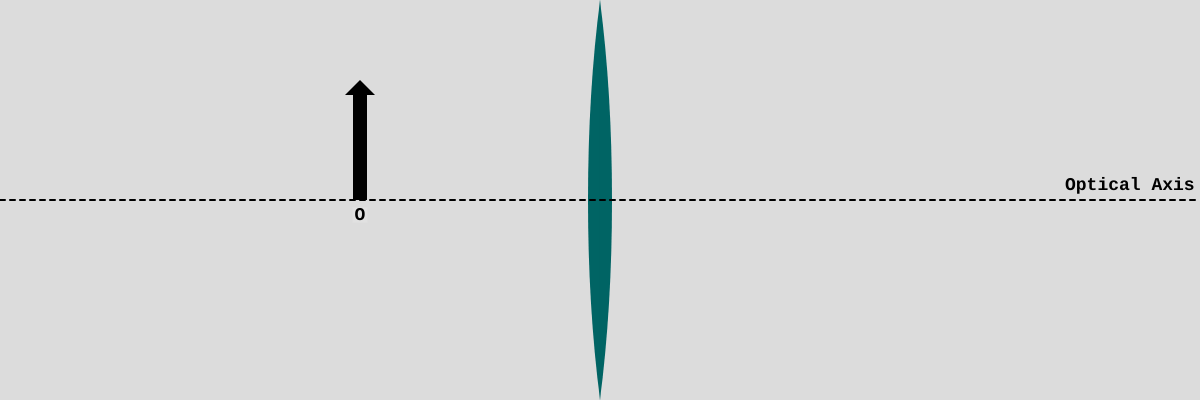
Frame 1 (no input)
Frame 60 (no input): identical to frame 1, image omitted
Frame 120 (the mouse pressed at the canvas centre since frame 60): identical to frame 1, image omitted

The p5.js sketch that drew this single still picture (run headless with seeded random() and noise() and a simulated clock; from frame 60 on, the mouse is pressed at the canvas centre):

// p5.js sketch
// ── sketch.js
let L;
let O;
let I;
let mouseState;
let tex;

let focalSelect;
let typeSelect;
let virtualSelect;
let imageSelect;
let incidentSelect;
let outgoingSelect;
let gridSelect;
let principleSelect;
let allSelect;
let focusSelect;
let zoomSelect;
let triangle1Select;
let triangle2Select;
let button;


let showTriangle1;
let showTriangle2;
let showVirtual;
let showPrinciple;
let showAll;
let showFocus;
let showZoom;
let showImage;

let mouseCounter = 0;

function setup() {
  textFont("Courier New");
  textStyle(BOLD);
  textSize(18);
  createCanvas(windowWidth, 400);
  L = new lens(width/2, 60);
  O = new object(width/2-240, 120, 'O');
  s = L.x-O.x;
  sp = 1/(1/L.f-1/s);
  hp = -O.h*sp/s;
  I = new object(sp+width/2, hp, 'I');
  
  focalSelect = createSelect();
  focalSelect.option('Converging');
  focalSelect.option('Diverging');
  focalSelect.selected('Converging');
  focalSelect.style('font-family','monospace')
  focalSelect.style('font-weight','bold')
  
  typeSelect = createSelect();
  typeSelect.option('Lens');
  typeSelect.option('Mirror');
  typeSelect.style('font-family','monospace')
  typeSelect.style('font-weight','bold')
  
  allSelect = createCheckbox('Show All');
  allSelect.style('font-family', 'monospace');
  allSelect.style('font-weight', 'bold');
  
  focusSelect = createCheckbox('Show Focused');
  focusSelect.style('font-family', 'monospace');
  focusSelect.style('font-weight', 'bold');
  
  zoomSelect = createCheckbox('Show Zoomed');
  zoomSelect.style('font-family', 'monospace');
  zoomSelect.style('font-weight', 'bold');
  
  
  principleSelect = createCheckbox('Show Principal');
  principleSelect.style('font-family', 'monospace');
  principleSelect.style('font-weight', 'bold');
  
  virtualSelect = createCheckbox('Show Virtual');
  virtualSelect.style('font-family','monospace')
  virtualSelect.style('font-weight','bold')
  
  imageSelect = createCheckbox('Show Image');
  imageSelect.style('font-family','monospace')
  imageSelect.style('font-weight','bold')
  
  gridSelect = createCheckbox('Show Grid Lines');
  gridSelect.style('font-family','monospace')
  gridSelect.style('font-weight','bold')
  
  triangle1Select = createCheckbox('Show Triangle 1');
  triangle1Select.style('font-family','monospace');
  triangle1Select.style('font-weight','bold');
  
  triangle2Select = createCheckbox('Show Triangle 2');
  triangle2Select.style('font-family','monospace');
  triangle2Select.style('font-weight','bold');
  
}

function draw() {
  mouseState = false;
  showVirtual = virtualSelect.checked();
  showPrinciple = principleSelect.checked();
  showAll = allSelect.checked();
  showFocus = focusSelect.checked();
  showZoom = zoomSelect.checked();
  showImage = imageSelect.checked();
  showTriangle1 = triangle1Select.checked();
  showTriangle2 = triangle2Select.checked();
  
  if (focalSelect.selected() == 'Diverging') {
    L.f = -1.0*abs(L.f);
  } else {
    L.f = abs(L.f);
  }
  
  if (typeSelect.selected() == 'Mirror') {
    L.l = -1;
  } else {
    L.l = 1;
  }
  
  // Refresh Background
  background(220);
  if (!showZoom){
    //mouseCounter = 0;
    if (gridSelect.checked()){
      drawGridLines();
    }

    if (showAll){
      drawRays();
    }

    // "Thin Lens"
    updateImage();
    
    // Draw Lens, Object, Image. Only L and I modify mousestate.
    mouseState |= L.draw();
    
    if (showTriangle1){
      push();
      noStroke();
      fill(80,200,120);
      triangle(O.x,height/2,O.x,height/2-O.h,L.x,height/2);
      pop();
      
      push();
      noStroke();
      fill(120,160,120);
      triangle(I.x,height/2,I.x,height/2-I.h,L.x,height/2);
      pop();
      
      push();
      noFill();
      stroke(0);
      strokeWeight(2);
      let angle = atan2(O.h,L.x-O.x);
      arc(L.x,height/2,60,60,0,angle,OPEN);
      arc(L.x,height/2,60,60,PI,PI+angle,OPEN);
      line(O.x+20,height/2,O.x+20,height/2-15);
      line(O.x,height/2-15,O.x+20,height/2-15);
      line(I.x-20,height/2,I.x-20,height/2+15);
      line(I.x,height/2+15,I.x-20,height/2+15);
      angle = PI/2-angle;
      
      arc(O.x,height/2-O.h,60,60,PI/2-angle,PI/2,OPEN);
      arc(O.x,height/2-O.h,80,80,PI/2-angle,PI/2,OPEN);
      arc(I.x,height/2-I.h,60,60,3*PI/2-angle,3*PI/2,OPEN);
      arc(I.x,height/2-I.h,80,80,3*PI/2-angle,3*PI/2,OPEN);
      
      pop();
    }
    
    if (showTriangle2){
      push();
      noStroke();
      fill(80,200,120);
      triangle(O.x,height/2-O.h,L.x,height/2-O.h,L.x,height/2-I.h);
      fill(120,160,120);
      triangle(L.x-L.f,height/2,L.x,height/2,L.x,height/2-I.h);
      pop();
      
      let angle = abs(atan2(I.h,L.f));
      push();
      noFill();
      stroke(0);
      strokeWeight(2);
      arc(O.x,height/2-O.h,60,60,0,angle,OPEN);
      arc(L.x-L.f,height/2,60,60,0,angle,OPEN);
      
      angle = PI/2-angle;
      arc(L.x,height/2-I.h,60,60,3*PI/2-angle,3*PI/2,OPEN);
      arc(L.x,height/2-I.h,80,80,3*PI/2-angle,3*PI/2,OPEN);
      
      line(L.x-20,height/2-O.h,L.x-20,height/2-O.h+20);
      line(L.x-20,height/2-O.h+20,L.x,height/2-O.h+20);
      
      line(L.x-20,height/2,L.x-20,height/2+20);
      line(L.x-20,height/2+20,L.x,height/2+20);
      
      
      pop();
      
      
      
    }



      // Geometry
    if (!showAll){
      drawRays();
    }
    mouseState |= O.draw();



    if (imageSelect.checked()){
      I.draw();
    }
  } else {
    
    mouseState |= O.draw();
    
    push();
    fill(0,100,100);
    stroke(0, 100, 100);
    let dia = height;
    let rad = dia/2;
    let eps = 1.0;
    arc(L.x+rad*cos(eps),height/2,dia,dia,PI-eps,PI+eps,CHORD);
    
    arc(L.x-rad*cos(eps),height/2,dia,dia,-1*eps,eps,CHORD);
    pop();
    
    if (mouseCounter>3){
      push();
      noFill();
      stroke(0);
      circle(L.x-rad*cos(eps),height/2,dia);
      fill(0);
      circle(L.x-rad*cos(eps),height/2,5);
      pop()
    }
    
    
    if (mouseCounter>1){
      push();
      noFill();
      stroke(0);
      circle(L.x+rad*cos(eps),height/2,dia);
      fill(0)
      stroke(0);
      circle(L.x+rad*cos(eps),height/2,5);
      pop();
    }

    
    // circle intersection
    
    px1 = L.x+rad*cos(eps);
    py1 = height/2-O.h;
    px2 = O.x
    py2 = height/2-O.h;
    cx = L.x+rad*cos(eps);
    cy = height/2;
    //line(px1,py1,px2,py2)
    let p1 = createVector(px1,py1);
    let q1 = createVector(px2,py2);
    let c1 = createVector(cx,cy);
    let collision1 = findCircleLineIntersections(p1,q1,c1,rad,false);
    //print(intersections);
    px1 = O.x;
    px2 = collision1.x;
    // normal axis 1
    py1 = height/2-O.h;
    py2 = collision1.y;
    t = -200;
    
    if (mouseCounter>0){
      push();
      strokeWeight(2);
      stroke(200,50,50);
      line(px1,py1,px2,py2);
      pop();
    }
    
    
    //line(cx,cy,px2,py2);
    t = 200;
    px3 = (1-t)*cx + t*px2;
    py3 = (1-t)*cy + t*py2;
    if (mouseCounter>1){
      push();
      strokeWeight(2);
      stroke(0)
      setLineDash([5, 5]);
      line(cx,cy,px3,py3);
      pop();
    }
    
    V = createVector(px3-cx,py3-cy);
    Q = createVector(px2-px1,py2-py1);
    theta_i = abs(p5.Vector.angleBetween(Q,V));
    theta_r = asin(sin(theta_i)/1.5);
    
    R = p5.Vector.rotate(V,-theta_r);
    px1 = collision1.x;
    py1 = collision1.y;
    px2 = px1 - R.x;
    py2 = py1 - R.y;
    //line(px1,py1,px2,py2);
    
    cx = L.x-rad*cos(eps);
    cy = height/2;
    p1 = createVector(px1,py1);
    q1 = createVector(px2,py2);
    c = createVector(cx,cy);
    let collision2 = findCircleLineIntersections(p1,q1,c,rad,false);
    px1 = collision1.x;
    px2 = collision2.x;
    // normal axis 1
    py1 = collision1.y;
    py2 = collision2.y;
    
    if (mouseCounter>2){
      push();
      strokeWeight(2);
      stroke(200,50,50);
      line(px1,py1,px2,py2);
      pop();
    }
    
    t = 200;
    px3 = (1-t)*cx + t*px2;
    py3 = (1-t)*cy + t*py2;
    if (mouseCounter>3){
      push();
      strokeWeight(2);
      stroke(0)
      setLineDash([5, 5]);
      line(cx,cy,px3,py3);
      pop();
    }
    
    V = createVector(px3-cx,py3-cy);
    Q = createVector(px2-px1,py2-py1);
    theta_i = abs(p5.Vector.angleBetween(Q,V));
    theta_r = asin(1.5*sin(theta_i));
    
    R = p5.Vector.rotate(V,theta_r);
    px1 = collision2.x;
    py1 = collision2.y;
    px2 = px1 + R.x;
    py2 = py1 + R.y;
    
    if (mouseCounter>4){
      push();
      strokeWeight(2);
      stroke(200,50,50);
      line(px1,py1,px2,py2);
      pop();
    }
    
    let n = 1.5
    let R1 = rad;
    let R2 = -1.0*rad;
    let d = 2*rad*cos(eps);
    
    
    let f = 1.0/((n-1)*(1/R1-1/R2+(n-1)*d/(n*R1*R2)));
    
    if (mouseCounter>5){
      push();
      fill(0);
      stroke(0);
      circle(L.x+f,height/2,5);
      noStroke();
      text('F',L.x+abs(f),height/2+20);
      pop();
    }
    
  }
  
  push();
  strokeWeight(2);
  setLineDash([5, 5]);
  stroke(0);
  line(0,height/2,width,height/2);
  pop();
  

  textFont("Courier New");
  textStyle(BOLD);
  text('Optical Axis',width-135,height/2-10);
  //text(mouseCounter, width-90,height/2+30);
  
  
  let vspacing = 18;
  let textstart = 2.2*height/4

  if (showAll){
    push();
    fill(220);
    noStroke();
    rect(0, textstart, 3*L.x/4, height-textstart);
    pop();
  
    push();
    textSize(vspacing-2);
    fill(0);
    noStroke();
    text('Self-luminous, or "perfectly-lit",',10,textstart+vspacing);
    text('objects emanate or reflect light',10,textstart+2*vspacing);
    text('rays in all directions.',10,textstart+3*vspacing);
    text('A converging lens focuses incident rays from an object', 10, textstart+4.5*vspacing);
    text('to a unique point, forming a real image.',10,textstart+5.5*vspacing);
    pop();
  }
  
  if (showFocus){
    push();
    fill(220);
    noStroke();
    rect(0, textstart, 3*L.x/4, height-textstart);
    pop();
  
    push();
    textSize(vspacing-2);
    fill(0);
    noStroke();
    text('A screen placed at the convergence', 10, textstart+vspacing);
    text('of the refracted rays will display an image.', 10, textstart+2*vspacing);
    
    text('Since light travels in straight', 10,textstart+3.5*vspacing);
    text('lines, only the rays which strike', 10,textstart+4.5*vspacing);
    text('the lens will help form the image.',10,textstart+5.5*vspacing);
    pop();
  }
  
  if (showZoom){
    if (mouseCounter<2){
      push();
      fill(220);
      noStroke();
      rect(0, textstart, 3*L.x/4, height-textstart);
      pop();

      push();
      textSize(vspacing-2);
      fill(0);
      noStroke();
      text("Our goal is to reduce the number", 10, textstart+vspacing);
      text('of rays we need to consider.', 10, textstart+2*vspacing);
      text("Let's first consider a ray parallel", 10, textstart+3.5*vspacing);
      text("to the optical axis.", 10, textstart+4.5*vspacing);
      pop();
    }
    if (mouseCounter==2){
      push();
      fill(220);
      noStroke();
      rect(0, textstart, 3*L.x/4, height-textstart);
      pop();

      push();
      textSize(vspacing-2);
      fill(0);
      noStroke();
      text("This ray is incident on a circular", 10, textstart+vspacing);
      text('surface.', 10, textstart+2*vspacing);
      text("The normal of the surface is simply", 10, textstart+3.5*vspacing);
      text("a radial line.", 10, textstart+4.5*vspacing);
      text("If the lens is made of glass (n = 1.5)", 10, textstart+6*vspacing);
      text("will it be refracted towards or away?", 10, textstart+7*vspacing);
      pop();
    }
    
    if (mouseCounter==3){
      push();
      fill(220);
      noStroke();
      rect(0, textstart, 3*L.x/4, height-textstart);
      pop();

      push();
      textSize(vspacing-2);
      fill(0);
      noStroke();
      text("Towards the normal!", 10, textstart+vspacing);
      text('Light is  moving slower within the', 10, textstart+2.5*vspacing);
      text("lens,  so it will seek to covers more", 10, textstart+3.5*vspacing);
      text("distance in air,  where it moves quickly,", 10, textstart+4.5*vspacing);
      text("in order to travel through the lens", 10, textstart+5.5*vspacing);
      text("in the least amount of time.", 10, textstart+6.5*vspacing);
      
      pop();
    }
    
    if (mouseCounter==4){
    push();
    fill(220);
    noStroke();
    rect(0, textstart, 3*L.x/4, height-textstart);
    pop();
  
    push();
    textSize(vspacing-2);
    fill(0);
    noStroke();
      text("Once again, light strikes a circular", 10, textstart+vspacing);
      text('boundary.', 10, textstart+2*vspacing);
      text("Will it be refracted towards or away", 10, textstart+3.5*vspacing);
      text("from the normal?", 10, textstart+4.5*vspacing);
      pop();
    }
    
    if (mouseCounter>4){
    push();
    fill(220);
    noStroke();
    rect(0, textstart, 3*L.x/4, height-textstart);
    pop();
  
    push();
    textSize(vspacing-2);
    fill(0);
    noStroke();
      text("Away!", 10, textstart+vspacing);
      text('Notice how the light intersects the', 10, textstart+2.5*vspacing);
      text("optical axis. If the parallel ray is", 10, textstart+3.5*vspacing);
      text("close to the axis, it always strikes", 10, textstart+4.5*vspacing);
      text("the axis at the same point.", 10, textstart+5.5*vspacing);

      text("This point is the focal point, F.", 10, textstart+7*vspacing);
      pop();
    }
  }
  
  if (showPrinciple){
    push();
    fill(220);
    noStroke();
    rect(0, textstart, 3*L.x/4, height-textstart);
    pop();
  
    push();
    textSize(vspacing-2);
    fill(0);
    noStroke();
    text("There are 3 Principal Rays:", 10, textstart+vspacing);
    text('1. Parallel rays become focused.', 10, textstart+2*vspacing);
    
    if (mouseCounter>0){
      text("2. Focused rays become parallel.",10,textstart+3*vspacing);
    }
    if (mouseCounter>1){
      text("3. The undeflected ray.",10,textstart+4*vspacing);
    }
    pop();
  }
  
  if (showImage){
    push();
    fill(220);
    noStroke();
    rect(0, textstart, 3*L.x/4, height-textstart);
    pop();
  
    push();
    textSize(vspacing-2);
    fill(0);
    noStroke();
    text("Let's define some geometry:",10,textstart+vspacing);
    text("s : Object distance (m)",10,textstart+2*vspacing);
    text("s': Image distance (m)",10,textstart+3*vspacing);
    text("f : focal length (m)",10, textstart+4*vspacing);
    text("h : Object height (m)",10,textstart+5*vspacing);
    text("h': Image height (m)",10, textstart+6*vspacing);
  }
  
  if (showTriangle1 && showPrinciple && showImage){

    push();
    fill(220);
    noStroke();
    rect(0, textstart, 3*L.x/4, height-textstart);
    pop();
  
    push();
    textSize(vspacing-2);
    fill(0);
    noStroke();
    text("There are many triangles in this",10,textstart+vspacing);
    text("drawing. How can we exploit them?",10,textstart+2*vspacing);
    text("Applying the 'X Rule', we can see", 10,textstart+3.5*vspacing);
    text("that the triangles are similar.",10,textstart+4.5*vspacing);
    text("Therefore, M = h\'/h = s\'/s",10,textstart+6*vspacing);
  }
  
  if (showTriangle2 && showPrinciple && showImage){
    push();
    fill(220);
    noStroke();
    rect(0, textstart, 3*L.x/4, height-textstart);
    pop();
  
    push();
    textSize(vspacing-2);
    fill(0);
    noStroke();
    text("Another pair of triangles requires",10,textstart+vspacing);
    text("a little imagination.",10,textstart+2*vspacing);
    text("Notice that the internal angles correspond.", 10, textstart+3.5*vspacing);
    text("Therefore: s/f = (h + h')/h'",10,textstart+5*vspacing);
    text("With a bit of algebra, this yields", 10, textstart+6.5*vspacing);
    text("the thin lens equation:",10,textstart+7.5*vspacing);
    text("1   1   1",10,textstart+8.5*vspacing);
    text("  =   +  ",10,textstart+9*vspacing);
    text("f   s   s'",10,textstart+9.5*vspacing);

    stroke(0);
    strokeWeight(2);
    noFill();
    line(8,textstart+8.8*vspacing,20,textstart+8.8*vspacing);
    line(86,textstart+8.8*vspacing,98,textstart+8.8*vspacing);
    line(48,textstart+8.8*vspacing,60,textstart+8.8*vspacing);
    
    pop();
    
    //text("Therefore: s/f = (h + h')/h'",10,3*height/4+80);
  }
  
  // Interactivity
  if (mouseState){
    cursor('grab');
  } else {
    cursor(ARROW);
  }
}

function mouseClicked(){
  if (mouseY<400){
    if (showZoom || showPrinciple){
      mouseCounter += 1;
    } else {
      mouseCounter = 0;
    }
  } else {
    mouseCounter = 0;
  }
}
  

function findCircleLineIntersections(p,q,c,r,f) {
    p = p5.Vector.sub(p,c);
    q = p5.Vector.sub(q,c);
    
    let d = p5.Vector.sub(q,p);
    let dr = p5.Vector.mag(d);
  
    let D = p.x*q.y - q.x*p.y;
  
    let sgn = 1;
    if (d.y<0){
      sgn = -1;
    }
  
    let disc = sqrt(pow(r,2)*pow(dr,2) - pow(D,2));
  
    let x,y;
    if (!f){
      x = (D*d.y + sgn*d.x*disc)/pow(dr,2);
      y = (-1*D*d.x + abs(d.y)*disc)/pow(dr,2);
    } else {
      x = (D*d.y - sgn*d.x*disc)/pow(dr,2);
      y = (-1*D*d.x - abs(d.y)*disc)/pow(dr,2);
    }
    let collision = createVector(x,y);
    collision = p5.Vector.add(collision, c);
    return collision;
}


function mouseDragged(){
  if (gridSelect.checked()){
    if (L.highlight){
      L.x = round(mouseX/20)*20;
    }
    if (O.highlight){
      O.x = round(mouseX/20)*20;
    }
    if (O.stretch){
      O.h = round(max([height/2-mouseY,20])/20)*20;
    }
    if (L.stretch){
      L.f = max([round(abs(L.x-mouseX)/20)*20,20]);
      if (L.type<0){
        L.f = -1.0*L.f;
      }
    }
  } else {
    if (L.highlight){
      L.x = mouseX;
    }
    if (O.highlight){
      O.x = mouseX;
    }
    if (O.stretch){
      O.h = height/2-mouseY;
    }
    if (L.stretch){
      L.f = abs(L.x-mouseX)
      if (L.type<0){
        L.f = -1.0*L.f;
      }
    }
  }
}


function setLineDash(list) {
  drawingContext.setLineDash(list);
}

function drawGridLines(){
  push();
  strokeWeight(2);
  
  setLineDash([5, 5]); //create the dashed line pattern here
  stroke(200);
  for (let i=0; i<=width; i+=20){
    line(i,0,i,height);
  }
  
  for (let j=0; j<=height; j+=20){
    line(0,j,width,j);
  }
  stroke(0);
  line(0,height/2,width,height/2);
  
  pop();
}


function updateImage(){
  s = L.x-O.x;
  sp = 1/(1/L.f-1/s);
  hp = -O.h*sp/s;
  I.x = L.l*sp + L.x;
  I.h = hp;
}

function drawRays(){
  // Is there a better way... yes. 
  // Have I implemented it? No.
  let px1,px2,py1,py2,px3,py3,t1,t2,t;
  
  if (showAll){
    push();
    strokeWeight(2);
    stroke(200,50,50,80);
    fill(200,50,50);
    for (let i = 0; i<=L.x; i+=20){
      px1 = O.x;
      px2 = i;
      py1 = height/2 - O.h;
      py2 = 0;
      line(px1,py1,px2,py2);
    }
    
    for (let i = 0; i<=height; i+=20){
      px1 = O.x;
      px2 = L.x;
      py1 = height/2 - O.h;
      py2 = i;
      line(px1,py1,px2,py2);
      
      px1 = L.x;
      py1 = i;
      px2 = I.x;
      py2 = height/2-I.h;
      t = 200;
      px3 = (1-t)*px1 + t*px2;
      py3 = (1-t)*py1 + t*py2;
      line(px1,py1,px3,py3);
    }
    
    for (let i = 0; i<=L.x; i+=20){
      px1 = O.x;
      px2 = i;
      py1 = height/2 - O.h;
      py2 = height;
      line(px1,py1,px2,py2);
    }
    
    for (let i = 0; i<=height; i+=20){
      px1 = O.x;
      px2 = 0;
      py1 = height/2 - O.h;
      py2 = i;
      line(px1,py1,px2,py2);
    }
    
    pop();
  }
  
  if (showFocus){
    push();
    strokeWeight(2);
    stroke(200,50,50,120);
    fill(200,50,50);
    
    for (let i = 0; i<=height; i+=20){
      px1 = O.x;
      px2 = L.x;
      py1 = height/2 - O.h;
      py2 = i;
      line(px1,py1,px2,py2);
      
      px1 = L.x;
      py1 = i;
      px2 = I.x;
      py2 = height/2-I.h;
      t = 200;
      px3 = (1-t)*px1 + t*px2;
      py3 = (1-t)*py1 + t*py2;
      line(px1,py1,px3,py3);
    }
    
    pop();
  }
  
  // Principal Ray #1 (Incident; Real)
  if (showPrinciple){
    push();
    strokeWeight(2);
    stroke(200,50,50);
    fill(200,50,50);
    px1 = O.x;
    px2 = L.x;
    py1 = height/2-O.h;
    py2 = height/2-O.h;
    line(px1,py1,px2,py2);
    pop();
  }
  
  if (L.f>0){
    // Principal Ray #1 (Incident; Virtual; Converging)
    if (showVirtual){
      push();
      strokeWeight(2);
      stroke(200,50,50);
      fill(200,50,50);
      px1 = L.x;
      px2 = L.x+abs(L.f);
      py1 = height/2-O.h;
      py2 = height/2;
      t1 = (0-px1)/(px2-px1);
      t2 = (0-py1)/(py2-py1);
      t = min([t1,t2]);
      px2 = (1-t)*px1 + t*px2;
      py2 = (1-t)*py1 + t*py2;
      if (L.l<0){
        px2 = L.x - (px2-L.x);
      }
      setLineDash([5, 5]);
      line(px1,py1,px2,py2);
      pop();
    }

    // Principal Ray #1 (Outgoing; Real; Converging)
    if (showPrinciple){
      push();
      strokeWeight(2);
      stroke(200,50,50);
      fill(200,50,50);
      px1 = L.x;
      px2 = L.x + abs(L.f);
      py1 = height/2 - O.h;
      py2 = height/2;
      t1 = (width-px1)/(px2-px1);
      t2 = (height-py1)/(py2-py1);
      t = min([t1,t2]);
      px2 = (1-t)*px1 + t*px2;
      if (L.l<0){
        px2 = L.x - (px2-L.x);
      }
      py2 = (1-t)*py1 + t*py2;
      line(px1,py1,px2,py2);
      translate(px2,py2);
      rotate(atan2(py2-py1,px2-px1)-PI/2);
      triangle(-5,-10,0,0,5,-10);
      pop();
    }
  } else {
    // Principal Ray #1 (Incident; Virtual; Diverging)
    if (showVirtual){
      push();
      strokeWeight(2);
      stroke(200,50,50);
      fill(200,50,50);
      px1 = L.x;
      px2 = L.x-abs(L.f);
      py1 = height/2-O.h;
      py2 = height/2;
      t1 = (0-px1)/(px2-px1);
      t2 = (height-py1)/(py2-py1);
      t = min([t1,t2]);
      px2 = (1-t)*px1 + t*px2;
      py2 = (1-t)*py1 + t*py2;
      if (L.l<0){
        px2 = L.x - (px2-L.x);
      }
      setLineDash([5, 5]);
      line(px1,py1,px2,py2);
      pop();
    }
    
    // Principal Ray #1 (Outgoing; Real; Converging)
    if (showPrinciple){
      push();
      strokeWeight(2);
      stroke(200,50,50);
      fill(200,50,50);
      px1 = L.x - abs(L.f);
      px2 = L.x;
      py1 = height/2;
      py2 = height/2-O.h;
      t1 = (width-px1)/(px2-px1);
      t2 = (0-py1)/(py2-py1);
      t = min([t1,t2]);
      px3 = (1-t)*px1 + t*px2;
      py3 = (1-t)*py1 + t*py2;
      if (L.l<0){
        px3 = L.x - (px3-L.x);
      }
      line(px2,py2,px3,py3);
      translate(px3,py3);
      rotate(atan2(py3-py2,px3-px2)-PI/2);
      triangle(-5,-10,0,0,5,-10);
      pop();
    }
  }

  if (L.f>0){
    if (showPrinciple && mouseCounter>0){
      // focused ray -> parallel
      push();
      strokeWeight(2);
      stroke(200, 50, 50);
      fill(200, 50, 50);
      px1 = O.x;
      px2 = L.x-abs(L.f);
      py1 = height/2-O.h;
      py2 = height/2;
      t = (L.x-px1)/(px2-px1);
      px2 = (1-t)*px1 + t*px2;
      py2 = (1-t)*py1 + t*py2;
      line(px1,py1,px2,py2);
      if (L.l<0){
        line(L.x,py2,0,py2);
        translate(0,py2);
        rotate(atan2(0,-1*L.x)-PI/2);
        triangle(-5,-10,0,0,5,-10);
      } else {
        line(px2,py2,width,py2);
        translate(width,py2);
        rotate(atan2(0,width-px1)-PI/2);
        triangle(-5,-10,0,0,5,-10);
      }
    
      pop();
    }

    if (showVirtual){
      push();
      strokeWeight(2);
      stroke(200, 50, 50);
      fill(200, 50, 50);
      setLineDash([5, 5]);
      if (L.l<0){
        line(L.x,py2,width,py2);
      } else {
        line(0,py2,px2,py2);
      }
      setLineDash([1,0]);
      pop();
    }
  } else {
    if (showPrinciple && mouseCounter>0){
      // focused ray -> parallel
      push();
      strokeWeight(2);
      stroke(200, 50, 50);
      fill(200, 50, 50);
      px1 = O.x;
      px2 = L.x+abs(L.f);
      py1 = height/2-O.h;
      py2 = height/2;
      t = (L.x-px1)/(px2-px1);
      px3 = (1-t)*px1 + t*px2;
      py3 = (1-t)*py1 + t*py2;
    
      if (L.l<0){
        px4 = 0;
      } else {
        px4 = width;
      }
      py4 = py3;

      line(px1,py1,px3,py3);
      line(px3,py3,px4,py4);
      translate(px4,py4);
      rotate(atan2(0,px4-px3)-PI/2);
      triangle(-5,-10,0,0,5,-10);
      pop();
    }
    
    if (showVirtual){
      push();
      strokeWeight(2);
      stroke(200, 50, 50);
      fill(200, 50, 50);
      setLineDash([5, 5]);
      if (L.l<0){
        px4 = width;
      } else {
        px4 = 0;
      }
      line(px3,py3,px4,py4);
      setLineDash([1,0]);
      pop();
    }
  }
  
  if (showPrinciple && mouseCounter>1){
    // undeflected ray
    push();
    strokeWeight(2);
    stroke(200, 50, 50);
    fill(200, 50, 50);
    px1 = O.x;
    py1 = height/2-O.h;
    px2 = L.x;
    py2 = height/2;
    line(px1,py1,px2,py2);

    t1 = (width-px1)/(px2-px1);
    t2 = (height-py1)/(py2-py1);
    t = min([t1,t2]);

    px3 = (1-t)*px1 + t*px2;
    py3 = (1-t)*py1 + t*py2;
    if (L.l<0){
      px3 = L.x - (px3-L.x);
    }
    line(px2,py2,px3,py3);
    translate(px3,py3);
    rotate(atan2(py3-py2,px3-px2)-PI/2);
    triangle(-5,-10,0,0,5,-10);
    pop();
  }

  if (showVirtual){
    push();
    strokeWeight(2);
    stroke(200, 50, 50);
    fill(200, 50, 50);
    if (L.l>0){
      px1 = O.x;
      px2 = L.x;
      py1 = height/2-O.h;
      py2 = height/2;
      t1 = (0-px1)/(px2-px1);
      t2 = (0-py1)/(py2-py1);
      t = min([t1,t2]);
      px3 = (1-t)*px1 + t*px2;
      py3 = (1-t)*py1 + t*py2;
    } else {
      px1 = px2;
      py1 = py2;
      px2 = px3;
      py2 = py3;
      t1 = (width-px1)/(px2-px1);
      t2 = (0-py1)/(py2-py1);
      t = min([t1,t2]);
      px3 = (1-t)*px1 + t*px2;
      py3 = (1-t)*py1 + t*py2;
    }
    setLineDash([5, 5]);
    line(px1,py1,px3,py3);
    setLineDash([1,0]);
    pop();
  }
  
  if (showImage){
    push();
    stroke(0);
    strokeWeight(2);
    noFill()
    line(O.x, height/2-O.h-20, L.x,height/2-O.h-20);
    line(L.x, height/2-O.h-25, L.x, height/2-O.h-15);
    line(O.x, height/2-O.h-25, O.x, height/2-O.h-15);
    
    line(I.x, height/2-I.h+20, L.x,height/2-I.h+20);
    line(L.x, height/2-I.h+25, L.x, height/2-I.h+15);
    line(I.x, height/2-I.h+25, I.x, height/2-I.h+15);
    
    line(L.x-L.f, height/2+O.h, L.x, height/2+O.h);
    line(L.x, height/2+O.h-5, L.x, height/2+O.h+5);
    line(L.x-L.f, height/2+O.h-5, L.x-L.f, height/2+O.h+5);
    
    line(O.x-20,height/2,O.x-20,height/2-O.h);
    line(O.x-25,height/2,O.x-15,height/2);
    line(O.x-25,height/2-O.h,O.x-15,height/2-O.h);


    line(I.x+20,height/2,I.x+20,height/2-I.h);
    line(I.x+25,height/2,I.x+15,height/2);
    line(I.x+25,height/2-I.h,I.x+15,height/2-I.h);
    pop();
    
    push();
    textAlign(CENTER, CENTER);
    noStroke();
    fill(0);
    let cs = (L.x-O.x)/2 + O.x;
    text('s', cs, height/2-O.h-35);
    let csp = (I.x-L.x)/2 + L.x;
    text('s\'',csp,height/2-I.h+35);
    let csf = L.x - L.f/2;
    text('f',csf,height/2+O.h+15);
    let ch = height/2 - O.h/2;
    text('h',O.x-35,ch);
    let chp = height/2 - I.h/2;
    text('h\'',I.x+35,chp);
    pop();
  }
}

// ── lens.js
class lens {
  constructor(x,f,l){
    this.x = x;
    this.f = f;
    if (this.f>0){
      this.type = 1;
    } else {
      this.type = -1;
    }
    this.l = 1;
    this.highlight = false;
  }
  
  draw(){
    if (this.l>0){
      push();
      fill(0,100,100);
      noStroke();
      if (this.f>0){
        arc(this.x+78,200,180,800,PI-1.2,PI+1.2,CHORD);
        arc(this.x-78,200,180,800,-1.2,1.2,CHORD);
      } else {
        rectMode(CORNERS)
        rect(this.x-15,0,this.x+15,height);
        fill(220);
        let f = 4;
        arc(this.x+f*width/2+5,height/2,f*width,f*width,PI-0.12,PI+0.12,CHORD);
        //arc(this.x-91,200,180,800,-1.2,1.2,CHORD);
        arc(this.x-f*width/2-5,height/2,f*width,f*width,-0.12,0.12,CHORD);
      }
      pop();
    } else {
      push();
      noFill()
      strokeWeight(2);
      if (this.f>0){
        arc(this.x-90,200,180,800,-1.2,1.2,OPEN);
      } else {
        arc(this.x+90,200,180,800,PI-1.2,PI+1.2,OPEN);
      }
      pop();
      
    }
    
    
    if (showPrinciple){
      push();
      textAlign(CENTER);
      rectMode(CENTER);
      fill(225);
      noStroke()
      rect(this.x-abs(this.f),height/2+15,15,15);
      rect(this.x+abs(this.f),height/2+15,15,15);
      fill(0);
      noStroke();
      // near focal point
      circle(this.x-abs(this.f),height/2,10);
      text('F',this.x-abs(this.f),height/2+20);
      circle(this.x+abs(this.f),height/2,10);
      text('F',this.x+abs(this.f),height/2+20);
      pop();
    }
    
    if ((abs(mouseX-this.x)<20) && (abs(mouseY-height/2)<40)){
      //circle(this.x,height/2,10);  
      this.highlight = true;
    } else {
      this.highlight = false;
    }

    if ((abs(mouseX-(this.x+abs(this.f)))<15) && (abs(mouseY-height/2)<15)){
      //circle(this.x,height/2-this.x+abs(this.f),10);  
      this.stretch = true;
    } else {
      this.stretch = false;
    }
    
    return (this.stretch || this.highlight)
  }  
}
// ── object.js
class object {
  constructor(x,h,label){
    this.x = x;
    this.h = h;
    this.label = label;

    this.highlight = false;
    this.stretch = false;
  }
  
  draw(){
    push();
    rectMode(CORNERS);
    fill(0)
    noStroke();
    if (this.h>0){
      rect(this.x-7,height/2-this.h+15,this.x+7,height/2);
      triangle(this.x-15, height/2-this.h+15, this.x, height/2-this.h, this.x+15, height/2-this.h+15);
    } else {
      rect(this.x-7,max([height/2-this.h-15,height/2]),this.x+7,height/2);
      triangle(this.x-15, height/2-this.h-15, this.x, height/2-this.h, this.x+15, height/2-this.h-15);
    }
    pop();
    
    
        
    push();
    textAlign(CENTER);
    rectMode(CENTER);
    fill(225);
    noStroke()

    // near focal point
    if (this.h>0){
      rect(this.x,height/2+15,15,15);
      fill(0);
      text(this.label,this.x,height/2+20);
    } else {
      rect(this.x,height/2-10,15,15);
      fill(0);
      text(this.label,this.x,height/2-10);
    }
    pop();
    

    if ((abs(mouseX-this.x)<15) && (abs(mouseY-height/2)<20)){
      //circle(this.x,height/2,10);  
      this.highlight = true;
    } else {
      this.highlight = false;
    }
    
    if ((abs(mouseX-this.x)<15) && (abs(mouseY-height/2+this.h)<20)){
      //circle(this.x,height/2-this.h,10);  
      this.stretch = true;
    } else {
      this.stretch = false;
    }
    

    return (this.stretch || this.highlight)
  }  
}
